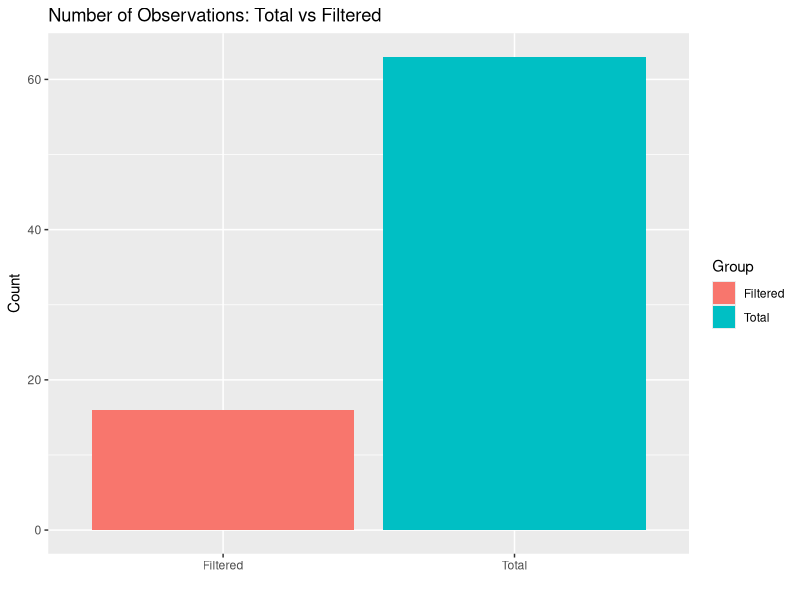
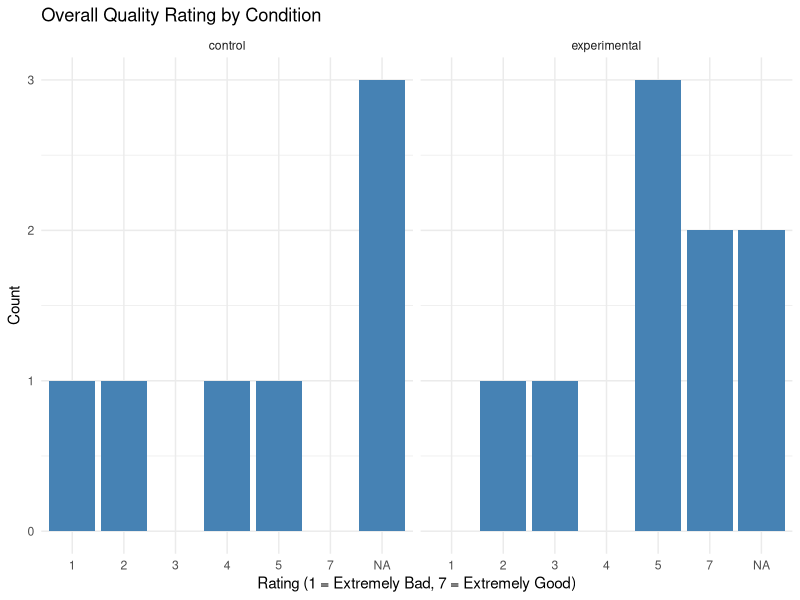

These charts were generated, in order, by the following R code:
# ======== Init ggplot2 for visuals ========
library(ggplot2)
library(dplyr)

# ======== Load in fake results for testing ========
rawData <- read.csv("FAKE_DATA.csv", header = T, sep=",")

# ======== Filter out non complete results ========
filteredData <- subset(rawData, rawData$AgreeToParticipate == 'I agree' & 
                         rawData$Finished == 'True' &
                         ((rawData$condition == 'control' & 
                             rawData$AttentionCheck_ctrl == 
                             'This code snippet is written in C.')
                          | (rawData$condition == 'experimental' 
                          & rawData$AttentionCheck_exp == 
                          'This code snippet was generated using AI.')))

# ======== How many completed the survey ========
total_n <- as.numeric(nrow(rawData))
filtered_n <- as.numeric(nrow(filteredData))

count_df <- data.frame(Group = c("Total", "Filtered"), Count
                         = c(total_n, filtered_n))

ggplot(count_df, aes(x = Group, y = Count, fill = Group)) +
  geom_bar(stat = "identity") +
  labs(
    title = "Number of Observations: Total vs Filtered",
    x = "",
    y = "Count"
  )

# ======== Survey Completion Time (minutes) ========
summary(as.numeric(as.character(filteredData$Duration..in.seconds)))

# Overall Quality
likert_levels <- c("Very low quality", "Low quality", "Somewhat low quality", 
                   "Neither high nor low quality", "Somewhat high quality", 
                   "High quality", "Very high quality")
filteredData$RateOverallQualityNumeric <- as.numeric(factor(
  filteredData$RateOverallQuality, levels=likert_levels, ordered = TRUE))

ggplot(filteredData, aes(x = factor(RateOverallQualityNumeric))) +
  geom_bar(fill = "steelblue") +
  facet_wrap(~ condition) +
  labs(
    title = "Overall Quality Rating by Condition",
    x = "Rating (1 = Extremely Bad, 7 = Extremely Good)",
    y = "Count"
  ) +
  theme_minimal()
